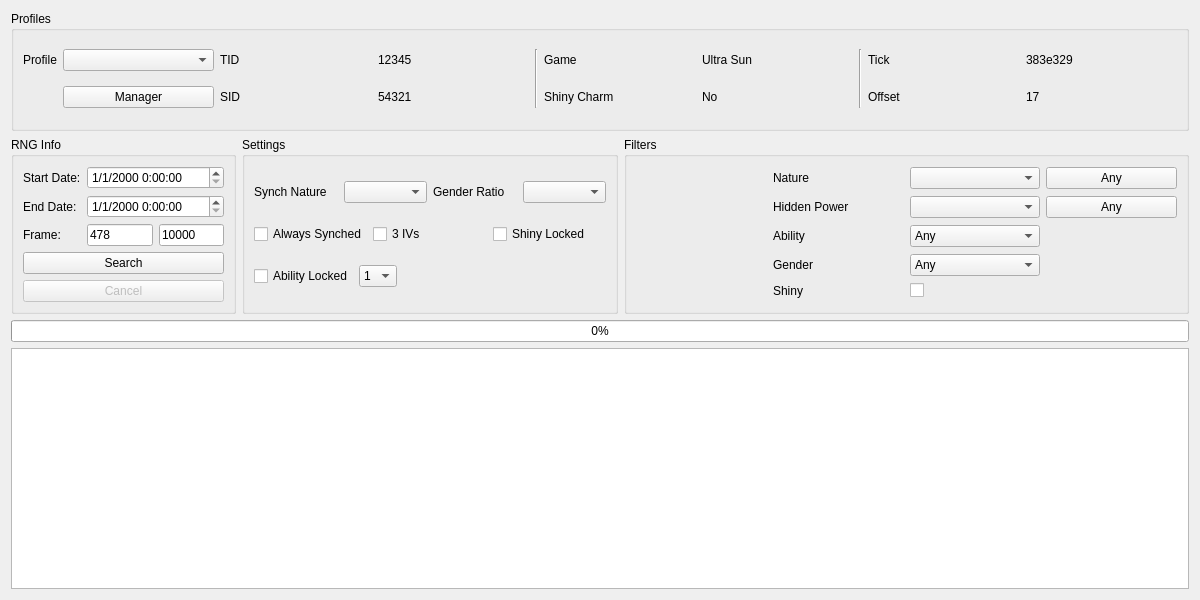
<?xml version="1.0" encoding="UTF-8"?>
<ui version="4.0">
 <class>Stationary7</class>
 <widget class="QWidget" name="Stationary7">
  <property name="geometry">
   <rect>
    <x>0</x>
    <y>0</y>
    <width>1200</width>
    <height>600</height>
   </rect>
  </property>
  <property name="minimumSize">
   <size>
    <width>1200</width>
    <height>600</height>
   </size>
  </property>
  <property name="windowTitle">
   <string>Gen 7 Stationary</string>
  </property>
  <layout class="QGridLayout" name="gridLayout">
   <item row="0" column="0" colspan="3">
    <widget class="QGroupBox" name="groupBoxProfile">
     <property name="sizePolicy">
      <sizepolicy hsizetype="Preferred" vsizetype="Preferred">
       <horstretch>0</horstretch>
       <verstretch>1</verstretch>
      </sizepolicy>
     </property>
     <property name="title">
      <string>Profiles</string>
     </property>
     <layout class="QGridLayout" name="gridLayout_15">
      <item row="0" column="0">
       <widget class="QLabel" name="labelProfile">
        <property name="sizePolicy">
         <sizepolicy hsizetype="Fixed" vsizetype="Preferred">
          <horstretch>0</horstretch>
          <verstretch>0</verstretch>
         </sizepolicy>
        </property>
        <property name="text">
         <string>Profile</string>
        </property>
       </widget>
      </item>
      <item row="0" column="1">
       <widget class="QComboBox" name="comboBoxProfiles"/>
      </item>
      <item row="0" column="2">
       <widget class="QLabel" name="labelProfileTID">
        <property name="text">
         <string>TID</string>
        </property>
       </widget>
      </item>
      <item row="0" column="3">
       <widget class="QLabel" name="labelProfileTIDValue">
        <property name="text">
         <string notr="true">12345</string>
        </property>
       </widget>
      </item>
      <item row="0" column="4" rowspan="2">
       <widget class="Line" name="line">
        <property name="orientation">
         <enum>Qt::Vertical</enum>
        </property>
       </widget>
      </item>
      <item row="0" column="5">
       <widget class="QLabel" name="labelProfileGame">
        <property name="text">
         <string>Game</string>
        </property>
       </widget>
      </item>
      <item row="0" column="6">
       <widget class="QLabel" name="labelProfileGameValue">
        <property name="text">
         <string>Ultra Sun</string>
        </property>
       </widget>
      </item>
      <item row="0" column="7" rowspan="2">
       <widget class="Line" name="line_2">
        <property name="orientation">
         <enum>Qt::Vertical</enum>
        </property>
       </widget>
      </item>
      <item row="0" column="8">
       <widget class="QLabel" name="labelProfileTick">
        <property name="text">
         <string>Tick</string>
        </property>
       </widget>
      </item>
      <item row="0" column="9">
       <widget class="QLabel" name="labelProfileTickValue">
        <property name="text">
         <string>383e329</string>
        </property>
       </widget>
      </item>
      <item row="1" column="1">
       <widget class="QPushButton" name="pushButtonProfileManager">
        <property name="text">
         <string>Manager</string>
        </property>
       </widget>
      </item>
      <item row="1" column="2">
       <widget class="QLabel" name="labelProfileSID">
        <property name="text">
         <string>SID</string>
        </property>
       </widget>
      </item>
      <item row="1" column="3">
       <widget class="QLabel" name="labelProfileSIDValue">
        <property name="text">
         <string notr="true">54321</string>
        </property>
       </widget>
      </item>
      <item row="1" column="5">
       <widget class="QLabel" name="labelProfileShinyCharm">
        <property name="text">
         <string>Shiny Charm</string>
        </property>
       </widget>
      </item>
      <item row="1" column="6">
       <widget class="QLabel" name="labelProfileShinyCharmValue">
        <property name="text">
         <string>No</string>
        </property>
       </widget>
      </item>
      <item row="1" column="8">
       <widget class="QLabel" name="labelProfileOffset">
        <property name="text">
         <string>Offset</string>
        </property>
       </widget>
      </item>
      <item row="1" column="9">
       <widget class="QLabel" name="labelProfileOffsetValue">
        <property name="text">
         <string>17</string>
        </property>
       </widget>
      </item>
     </layout>
    </widget>
   </item>
   <item row="1" column="0">
    <widget class="QGroupBox" name="groupBoxRNGInfo">
     <property name="sizePolicy">
      <sizepolicy hsizetype="Preferred" vsizetype="Preferred">
       <horstretch>1</horstretch>
       <verstretch>1</verstretch>
      </sizepolicy>
     </property>
     <property name="title">
      <string>RNG Info</string>
     </property>
     <layout class="QGridLayout" name="gridLayout_8">
      <item row="0" column="0">
       <widget class="QLabel" name="labelStartDate">
        <property name="text">
         <string>Start Date:</string>
        </property>
       </widget>
      </item>
      <item row="1" column="0">
       <widget class="QLabel" name="labelEndDate">
        <property name="text">
         <string>End Date:</string>
        </property>
       </widget>
      </item>
      <item row="2" column="0">
       <widget class="QLabel" name="labelFrame">
        <property name="text">
         <string>Frame:</string>
        </property>
       </widget>
      </item>
      <item row="1" column="1" colspan="4">
       <widget class="QDateTimeEdit" name="dateTimeEditEndDate">
        <property name="displayFormat">
         <string>M/d/yyyy H:mm:ss</string>
        </property>
       </widget>
      </item>
      <item row="2" column="1" colspan="2">
       <widget class="TextBox" name="textBoxStartFrame">
        <property name="text">
         <string notr="true">478</string>
        </property>
       </widget>
      </item>
      <item row="0" column="1" colspan="4">
       <widget class="QDateTimeEdit" name="dateTimeEditStartDate">
        <property name="displayFormat">
         <string>M/d/yyyy H:mm:ss</string>
        </property>
       </widget>
      </item>
      <item row="3" column="0" colspan="5">
       <widget class="QPushButton" name="pushButtonSearch">
        <property name="text">
         <string>Search</string>
        </property>
       </widget>
      </item>
      <item row="2" column="3" colspan="2">
       <widget class="TextBox" name="textBoxEndFrame">
        <property name="text">
         <string notr="true">10000</string>
        </property>
       </widget>
      </item>
      <item row="4" column="0" colspan="5">
       <widget class="QPushButton" name="pushButtonCancel">
        <property name="enabled">
         <bool>false</bool>
        </property>
        <property name="text">
         <string>Cancel</string>
        </property>
       </widget>
      </item>
     </layout>
    </widget>
   </item>
   <item row="1" column="1">
    <widget class="QGroupBox" name="groupBoxSettings">
     <property name="sizePolicy">
      <sizepolicy hsizetype="Preferred" vsizetype="Preferred">
       <horstretch>2</horstretch>
       <verstretch>1</verstretch>
      </sizepolicy>
     </property>
     <property name="title">
      <string>Settings</string>
     </property>
     <layout class="QGridLayout" name="gridLayout_14">
      <item row="2" column="2">
       <spacer name="horizontalSpacer">
        <property name="orientation">
         <enum>Qt::Horizontal</enum>
        </property>
        <property name="sizeHint" stdset="0">
         <size>
          <width>40</width>
          <height>20</height>
         </size>
        </property>
       </spacer>
      </item>
      <item row="0" column="0" colspan="3">
       <layout class="QGridLayout" name="gridLayout_12">
        <item row="0" column="0">
         <widget class="QLabel" name="labelSynchNature">
          <property name="text">
           <string>Synch Nature</string>
          </property>
         </widget>
        </item>
        <item row="0" column="3">
         <widget class="ComboBox" name="comboBoxGenderRatio"/>
        </item>
        <item row="0" column="2">
         <widget class="QLabel" name="labelGenderRatio">
          <property name="text">
           <string>Gender Ratio</string>
          </property>
         </widget>
        </item>
        <item row="0" column="1">
         <widget class="QComboBox" name="comboBoxSynchNature"/>
        </item>
       </layout>
      </item>
      <item row="1" column="0" colspan="3">
       <layout class="QGridLayout" name="gridLayout_13">
        <item row="0" column="0">
         <widget class="QCheckBox" name="checkBoxAlwaysSynch">
          <property name="text">
           <string>Always Synched</string>
          </property>
         </widget>
        </item>
        <item row="0" column="1">
         <widget class="QCheckBox" name="checkBox3IVs">
          <property name="text">
           <string>3 IVs</string>
          </property>
         </widget>
        </item>
        <item row="0" column="2">
         <widget class="QCheckBox" name="checkBoxShinyLock">
          <property name="text">
           <string>Shiny Locked</string>
          </property>
         </widget>
        </item>
       </layout>
      </item>
      <item row="2" column="0">
       <widget class="QCheckBox" name="checkBoxAbilityLock">
        <property name="text">
         <string>Ability Locked</string>
        </property>
       </widget>
      </item>
      <item row="2" column="1">
       <widget class="QComboBox" name="comboBoxAbilityLock">
        <item>
         <property name="text">
          <string notr="true">1</string>
         </property>
        </item>
        <item>
         <property name="text">
          <string notr="true">2</string>
         </property>
        </item>
        <item>
         <property name="text">
          <string notr="true">H</string>
         </property>
        </item>
       </widget>
      </item>
     </layout>
    </widget>
   </item>
   <item row="1" column="2">
    <widget class="QGroupBox" name="groupBoxFilter">
     <property name="sizePolicy">
      <sizepolicy hsizetype="Preferred" vsizetype="Preferred">
       <horstretch>3</horstretch>
       <verstretch>1</verstretch>
      </sizepolicy>
     </property>
     <property name="title">
      <string>Filters</string>
     </property>
     <layout class="QGridLayout" name="gridLayout_11">
      <item row="0" column="0" rowspan="5">
       <widget class="IVFilter" name="ivFilter" native="true"/>
      </item>
      <item row="0" column="1">
       <widget class="QLabel" name="labelNature">
        <property name="frameShape">
         <enum>QFrame::NoFrame</enum>
        </property>
        <property name="text">
         <string>Nature</string>
        </property>
       </widget>
      </item>
      <item row="0" column="2">
       <widget class="CheckList" name="comboBoxNature"/>
      </item>
      <item row="0" column="3">
       <widget class="QPushButton" name="pushButtonAnyNature">
        <property name="text">
         <string>Any</string>
        </property>
       </widget>
      </item>
      <item row="1" column="1">
       <widget class="QLabel" name="labelHiddenPower">
        <property name="text">
         <string>Hidden Power</string>
        </property>
       </widget>
      </item>
      <item row="1" column="2">
       <widget class="CheckList" name="comboBoxHiddenPower"/>
      </item>
      <item row="1" column="3">
       <widget class="QPushButton" name="pushButtonAnyHiddenPower">
        <property name="text">
         <string>Any</string>
        </property>
       </widget>
      </item>
      <item row="2" column="1">
       <widget class="QLabel" name="labelAbility">
        <property name="text">
         <string>Ability</string>
        </property>
       </widget>
      </item>
      <item row="2" column="2">
       <widget class="ComboBox" name="comboBoxAbility">
        <item>
         <property name="text">
          <string>Any</string>
         </property>
        </item>
        <item>
         <property name="text">
          <string notr="true">1</string>
         </property>
        </item>
        <item>
         <property name="text">
          <string notr="true">2</string>
         </property>
        </item>
        <item>
         <property name="text">
          <string notr="true">H</string>
         </property>
        </item>
       </widget>
      </item>
      <item row="3" column="1">
       <widget class="QLabel" name="labelGender">
        <property name="text">
         <string>Gender</string>
        </property>
       </widget>
      </item>
      <item row="3" column="2">
       <widget class="ComboBox" name="comboBoxGender">
        <item>
         <property name="text">
          <string>Any</string>
         </property>
        </item>
        <item>
         <property name="text">
          <string notr="true">♂</string>
         </property>
        </item>
        <item>
         <property name="text">
          <string notr="true">♀</string>
         </property>
        </item>
       </widget>
      </item>
      <item row="4" column="1">
       <widget class="QLabel" name="labelShiny">
        <property name="text">
         <string>Shiny</string>
        </property>
       </widget>
      </item>
      <item row="4" column="2">
       <widget class="QCheckBox" name="checkBoxShiny">
        <property name="text">
         <string/>
        </property>
       </widget>
      </item>
     </layout>
    </widget>
   </item>
   <item row="2" column="0" colspan="3">
    <widget class="QProgressBar" name="progressBar">
     <property name="value">
      <number>0</number>
     </property>
    </widget>
   </item>
   <item row="3" column="0" colspan="3">
    <widget class="TableView" name="tableView">
     <property name="sizePolicy">
      <sizepolicy hsizetype="Expanding" vsizetype="Expanding">
       <horstretch>0</horstretch>
       <verstretch>2</verstretch>
      </sizepolicy>
     </property>
     <attribute name="horizontalHeaderDefaultSectionSize">
      <number>60</number>
     </attribute>
     <attribute name="verticalHeaderVisible">
      <bool>false</bool>
     </attribute>
    </widget>
   </item>
  </layout>
 </widget>
 <customwidgets>
  <customwidget>
   <class>TextBox</class>
   <extends>QLineEdit</extends>
   <header>Forms/Controls/TextBox.hpp</header>
  </customwidget>
  <customwidget>
   <class>TableView</class>
   <extends>QTableView</extends>
   <header>Forms/Controls/TableView.hpp</header>
  </customwidget>
  <customwidget>
   <class>IVFilter</class>
   <extends>QWidget</extends>
   <header>Forms/Controls/IVFilter.hpp</header>
   <container>1</container>
  </customwidget>
  <customwidget>
   <class>CheckList</class>
   <extends>QComboBox</extends>
   <header>Forms/Controls/CheckList.hpp</header>
   <slots>
    <slot>resetChecks()</slot>
   </slots>
  </customwidget>
  <customwidget>
   <class>ComboBox</class>
   <extends>QComboBox</extends>
   <header>Forms/Controls/ComboBox.hpp</header>
  </customwidget>
 </customwidgets>
 <tabstops>
  <tabstop>comboBoxProfiles</tabstop>
  <tabstop>pushButtonProfileManager</tabstop>
  <tabstop>dateTimeEditStartDate</tabstop>
  <tabstop>dateTimeEditEndDate</tabstop>
  <tabstop>textBoxStartFrame</tabstop>
  <tabstop>textBoxEndFrame</tabstop>
  <tabstop>pushButtonSearch</tabstop>
  <tabstop>pushButtonCancel</tabstop>
  <tabstop>comboBoxSynchNature</tabstop>
  <tabstop>comboBoxGenderRatio</tabstop>
  <tabstop>checkBoxAlwaysSynch</tabstop>
  <tabstop>checkBox3IVs</tabstop>
  <tabstop>checkBoxShinyLock</tabstop>
  <tabstop>checkBoxAbilityLock</tabstop>
  <tabstop>comboBoxAbilityLock</tabstop>
  <tabstop>comboBoxNature</tabstop>
  <tabstop>pushButtonAnyNature</tabstop>
  <tabstop>comboBoxHiddenPower</tabstop>
  <tabstop>pushButtonAnyHiddenPower</tabstop>
  <tabstop>comboBoxAbility</tabstop>
  <tabstop>comboBoxGender</tabstop>
  <tabstop>checkBoxShiny</tabstop>
  <tabstop>tableView</tabstop>
 </tabstops>
 <resources/>
 <connections>
  <connection>
   <sender>pushButtonAnyNature</sender>
   <signal>clicked()</signal>
   <receiver>comboBoxNature</receiver>
   <slot>resetChecks()</slot>
   <hints>
    <hint type="sourcelabel">
     <x>1111</x>
     <y>182</y>
    </hint>
    <hint type="destinationlabel">
     <x>1009</x>
     <y>173</y>
    </hint>
   </hints>
  </connection>
  <connection>
   <sender>pushButtonAnyHiddenPower</sender>
   <signal>clicked()</signal>
   <receiver>comboBoxHiddenPower</receiver>
   <slot>resetChecks()</slot>
   <hints>
    <hint type="sourcelabel">
     <x>1095</x>
     <y>207</y>
    </hint>
    <hint type="destinationlabel">
     <x>991</x>
     <y>206</y>
    </hint>
   </hints>
  </connection>
 </connections>
</ui>
